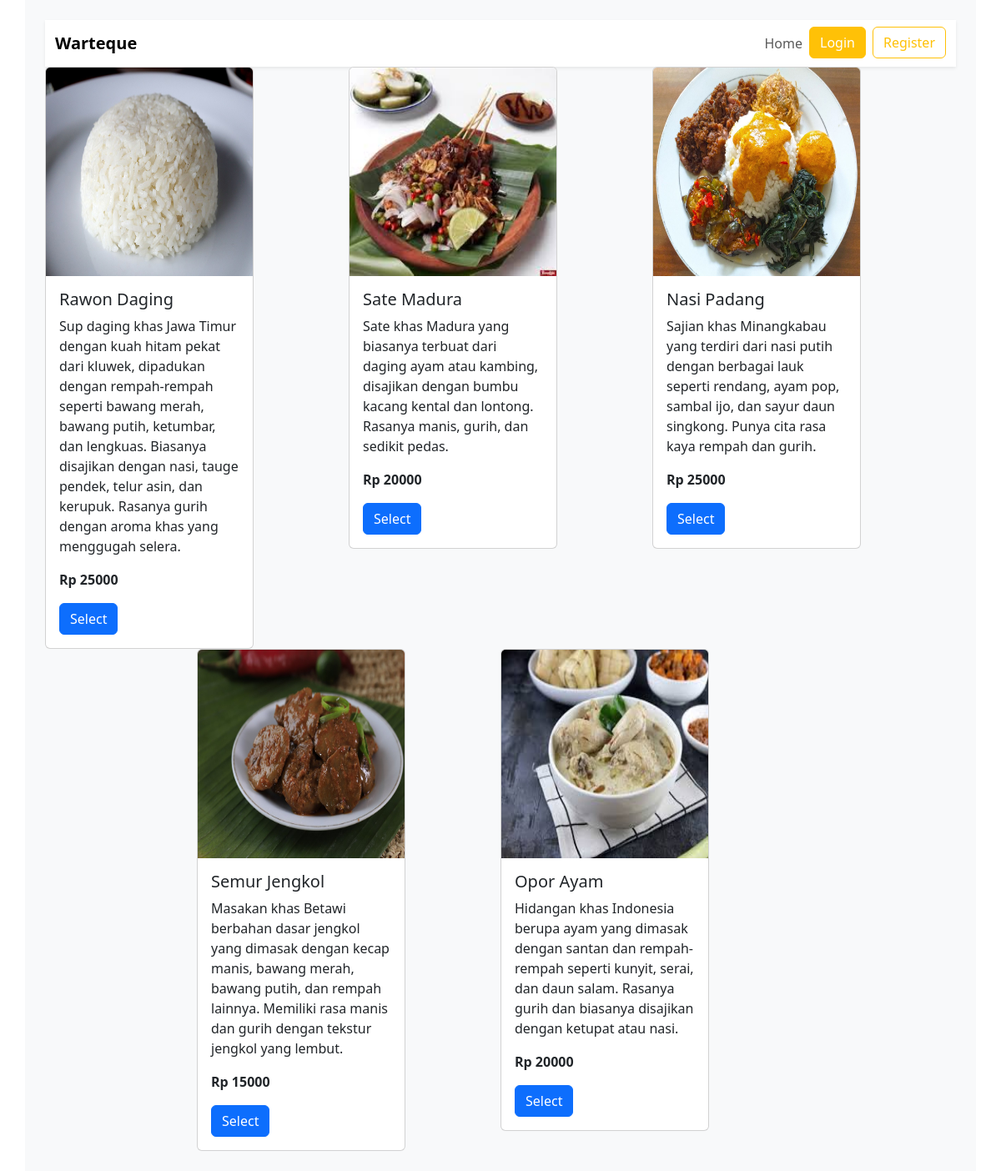
The page / on the database its author committed.
### tables this page shows
CREATE TABLE `menu` (
  `menu_id` int NOT NULL,
  `nama_makanan` varchar(100) NOT NULL,
  `deskripsi` text NOT NULL,
  `harga` int NOT NULL,
  `gambar` varchar(100) NOT NULL
);

### index.php (the view, shortened to what this page needs)
<?php
include "service/connection.php";
$sql_get_menu = "SELECT * FROM menu";
$results_menu = $connected->query($sql_get_menu);
?>
<!DOCTYPE html>
<html lang="en">
<head>
    <link href="https://cdn.jsdelivr.net/npm/bootstrap@5.3.3/dist/css/bootstrap.min.css" rel="stylesheet"
>
    <link href="https://cdn.jsdelivr.net/npm/bootstrap@5.3.0/dist/css/bootstrap.min.css" rel="stylesheet">
</head>
<body>
    <div class="container-xl bg-light p-4 bg-warning">
        <?php include "components/navbar.php" ?>
        <div class="menu-makanan d-flex justify-content-center flex-wrap">
            <?php if ($results_menu->num_rows > 0) { ?>
                <?php while ($data_menu = $results_menu->fetch_assoc()) { ?>
                    <div class="col-md-4">
                        <div class="card" style="width: 250px;">
                            <img src="assets/img/uploads/<?= $data_menu['gambar'] ?>" class="card-img-top" alt="Menu Img"
                                width="250px" height="250px">
                            <div class="card-body">
                                <h5 class="card-title"><?= $data_menu['nama_makanan'] ?></h5>
                                <p class="card-text"><?= $data_menu['deskripsi'] ?></p>
                                <p class="fw-bold">Rp <?= $data_menu['harga'] ?></p>
                                <button class="btn btn-primary select-btn" data-menu-id="<?= $data_menu['menu_id'] ?>"
                                    data-nama="<?= $data_menu['nama_makanan'] ?>"
                                    data-harga="<?= $data_menu['harga'] ?>">Select</button>
                            </div>
                        </div>
                    </div>
                <?php } ?>
            <?php } ?>
        </div>
</body>
</html>

### components/navbar.php (shortened to what this page needs)
<nav class="navbar navbar-expand-lg bg-white shadow-sm">
    <div class="container">
        <a class="navbar-brand fw-bold" href="#">Warteque</a>
        <div class="collapse navbar-collapse" id="navbarNav">
            <ul class="navbar-nav ms-auto">
                <li class="nav-item">
                    <a class="nav-link" href="index.php">Home</a>
                </li>
                <li class="nav-item">
                    <a class="btn btn-warning text-white me-2" href="login.php">Login</a>
                </li>
                <li class="nav-item">
                    <a class="btn btn-outline-warning" href="register.php">Register</a>
                </li>
            </ul>
        </div>
    </div>
</nav>

### rows shown on the page
menu: gambar (picture), nama_makanan "Rawon Daging", deskripsi "Sup daging khas Jawa Timur dengan kuah hitam pekat dari kluwek, dipadukan dengan rempah-rempah seperti bawang merah, bawang putih, ketumbar, dan lengkuas. Biasanya disajikan dengan nasi, tauge pendek, telur asin, dan kerupuk. Rasanya gurih dengan aroma khas yang menggugah selera.", harga "25000"
menu: gambar (picture), nama_makanan "Sate Madura", deskripsi "Sate khas Madura yang biasanya terbuat dari daging ayam atau kambing, disajikan dengan bumbu kacang kental dan lontong. Rasanya manis, gurih, dan sedikit pedas.", harga "20000"
menu: gambar (picture), nama_makanan "Nasi Padang", deskripsi "Sajian khas Minangkabau yang terdiri dari nasi putih dengan berbagai lauk seperti rendang, ayam pop, sambal ijo, dan sayur daun singkong. Punya cita rasa kaya rempah dan gurih.", harga "25000"
menu: gambar (picture), nama_makanan "Semur Jengkol", deskripsi "Masakan khas Betawi berbahan dasar jengkol yang dimasak dengan kecap manis, bawang merah, bawang putih, dan rempah lainnya. Memiliki rasa manis dan gurih dengan tekstur jengkol yang lembut.", harga "15000"
menu: gambar (picture), nama_makanan "Opor Ayam", deskripsi "Hidangan khas Indonesia berupa ayam yang dimasak dengan santan dan rempah-rempah seperti kunyit, serai, dan daun salam. Rasanya gurih dan biasanya disajikan dengan ketupat atau nasi.", harga "20000"
